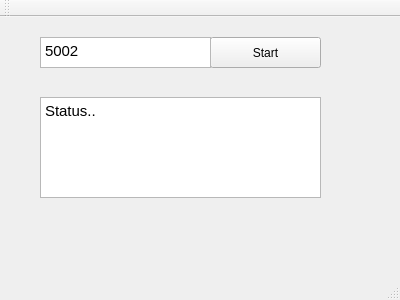
<?xml version="1.0" encoding="UTF-8"?>
<ui version="4.0">
 <class>MainWindow</class>
 <widget class="QMainWindow" name="MainWindow">
  <property name="geometry">
   <rect>
    <x>0</x>
    <y>0</y>
    <width>400</width>
    <height>300</height>
   </rect>
  </property>
  <property name="windowTitle">
   <string>MainWindow</string>
  </property>
  <widget class="QWidget" name="centralWidget">
   <widget class="QPushButton" name="pushButtonStart">
    <property name="geometry">
     <rect>
      <x>210</x>
      <y>20</y>
      <width>111</width>
      <height>31</height>
     </rect>
    </property>
    <property name="text">
     <string>Start</string>
    </property>
   </widget>
   <widget class="QTextEdit" name="textEditPort">
    <property name="geometry">
     <rect>
      <x>40</x>
      <y>20</y>
      <width>171</width>
      <height>31</height>
     </rect>
    </property>
    <property name="html">
     <string>&lt;!DOCTYPE HTML PUBLIC &quot;-//W3C//DTD HTML 4.0//EN&quot; &quot;http://www.w3.org/TR/REC-html40/strict.dtd&quot;&gt;
&lt;html&gt;&lt;head&gt;&lt;meta name=&quot;qrichtext&quot; content=&quot;1&quot; /&gt;&lt;style type=&quot;text/css&quot;&gt;
p, li { white-space: pre-wrap; }
&lt;/style&gt;&lt;/head&gt;&lt;body style=&quot; font-family:'Ubuntu'; font-size:11pt; font-weight:400; font-style:normal;&quot;&gt;
&lt;p style=&quot; margin-top:0px; margin-bottom:0px; margin-left:0px; margin-right:0px; -qt-block-indent:0; text-indent:0px;&quot;&gt;5002&lt;/p&gt;&lt;/body&gt;&lt;/html&gt;</string>
    </property>
   </widget>
   <widget class="QTextEdit" name="textEditStatus">
    <property name="geometry">
     <rect>
      <x>40</x>
      <y>80</y>
      <width>281</width>
      <height>101</height>
     </rect>
    </property>
    <property name="html">
     <string>&lt;!DOCTYPE HTML PUBLIC &quot;-//W3C//DTD HTML 4.0//EN&quot; &quot;http://www.w3.org/TR/REC-html40/strict.dtd&quot;&gt;
&lt;html&gt;&lt;head&gt;&lt;meta name=&quot;qrichtext&quot; content=&quot;1&quot; /&gt;&lt;style type=&quot;text/css&quot;&gt;
p, li { white-space: pre-wrap; }
&lt;/style&gt;&lt;/head&gt;&lt;body style=&quot; font-family:'Ubuntu'; font-size:11pt; font-weight:400; font-style:normal;&quot;&gt;
&lt;p style=&quot; margin-top:0px; margin-bottom:0px; margin-left:0px; margin-right:0px; -qt-block-indent:0; text-indent:0px;&quot;&gt;Status..&lt;/p&gt;&lt;/body&gt;&lt;/html&gt;</string>
    </property>
   </widget>
  </widget>
  <widget class="QMenuBar" name="menuBar">
   <property name="geometry">
    <rect>
     <x>0</x>
     <y>0</y>
     <width>400</width>
     <height>22</height>
    </rect>
   </property>
  </widget>
  <widget class="QToolBar" name="mainToolBar">
   <attribute name="toolBarArea">
    <enum>TopToolBarArea</enum>
   </attribute>
   <attribute name="toolBarBreak">
    <bool>false</bool>
   </attribute>
  </widget>
  <widget class="QStatusBar" name="statusBar"/>
 </widget>
 <layoutdefault spacing="6" margin="11"/>
 <resources/>
 <connections/>
</ui>
